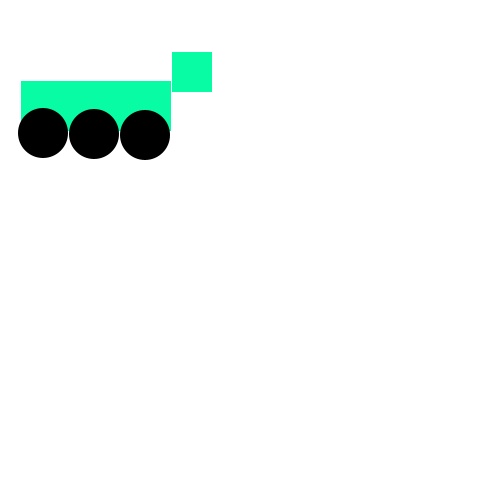
Frame 1 (no input)
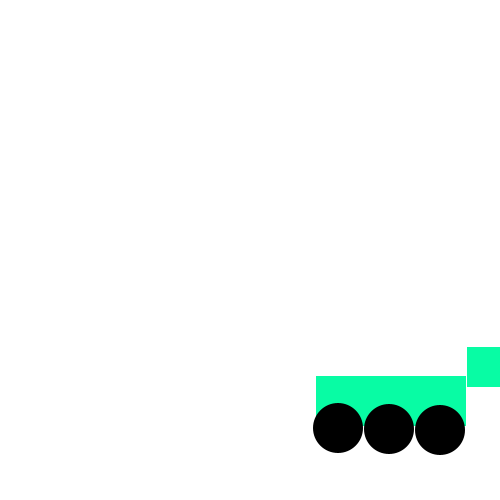
Frame 60 (the mouse pressed at the canvas centre just before this capture)
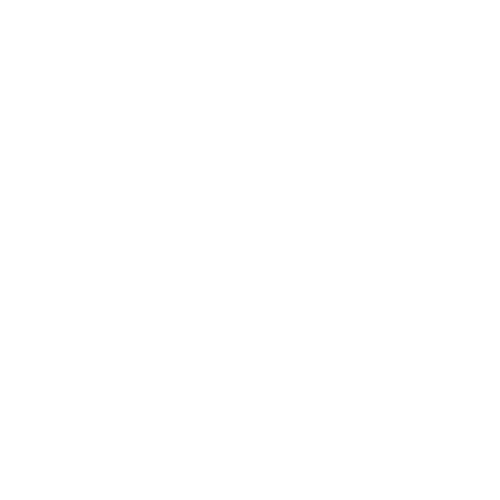
Frame 120 (the mouse held since frame 60 and released just before this capture)

The Processing sketch that drew these frames (run headless with seeded random() and noise(); from frame 60 on, the mouse is pressed at the canvas centre):

// Processing sketch: processing_69545
// ── processing_69545.pde


int x;
int y;

void setup(){
 size(500,500);
 noStroke();
 noFill();
 smooth();
 background(255);
 frameRate(5);
 x=20;
 y=80;

}

void draw(){
  background(255);
  
 fill(8,252,164);
  x=x+1;
  y=y+1;
 rect(x,y,150,50);
 
 fill(8,252,164);
  x=x+1;
  y=y+1;
 rect(x+150,y-30,40,40);
 
 fill(0);
 x=x+1;
 y=y+1;
 ellipse(x+20,y+50,50,50); 
 
 fill(0);
 x=x+1;
 y=y+1;
 ellipse(x+70,y+50,50,50);
 
 fill(0);
 x=x+1;
 y=y+1;
 ellipse(x+120,y+50,50,50);
}
